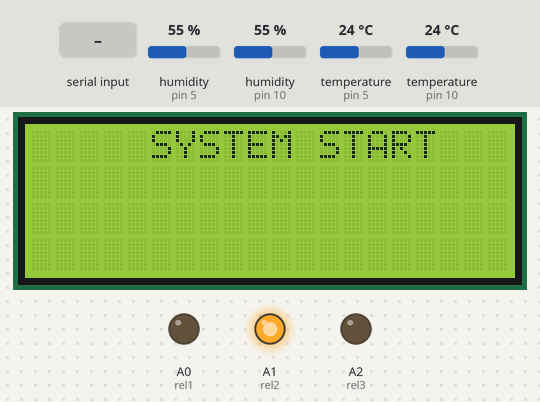
The sketch below on a simulated Arduino Uno, built with avr-gcc and run on an emulated ATmega328P. Shown: 20×4 character LCD, output pins drawn as LEDs (lit = HIGH). The test bench sets the inputs (shaded band); at power-on: humidity (sensors on pin 5, pin 10) 55 %, temperature (sensors on pin 5, pin 10) 24 °C. What the sketch prints to the serial monitor is not drawn.

Above: at 1.2 s.
1.3 s: "f1_on\n" received over Serial
At 2.3 s:
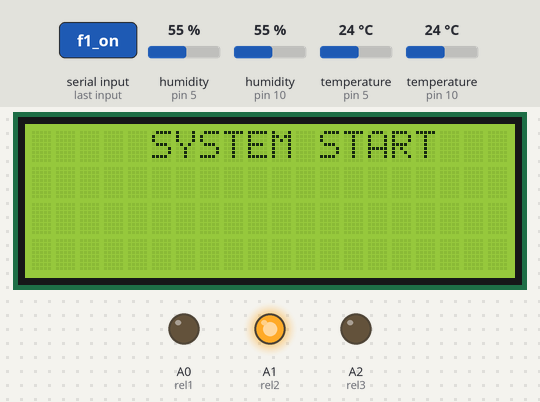
7.3 s: humidity (sensor on pin 5) set to 22 %
At 10.7 s:
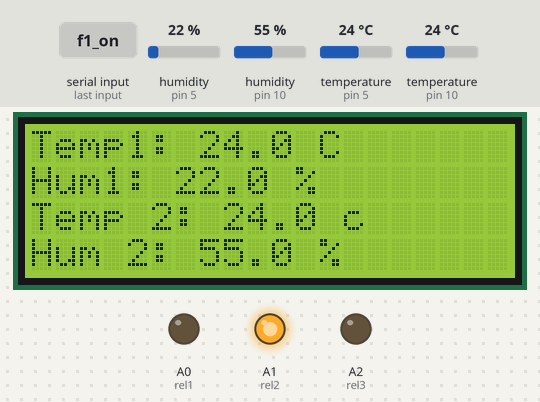
11.5 s: "f1_off\n" received over Serial
At 12.5 s:
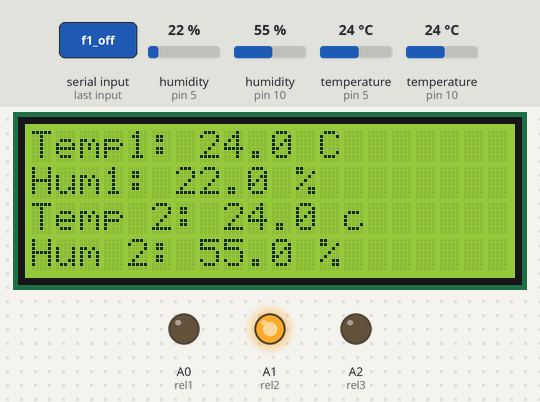
17.5 s: humidity (sensor on pin 10) set to 22 %
At 20.5 s:
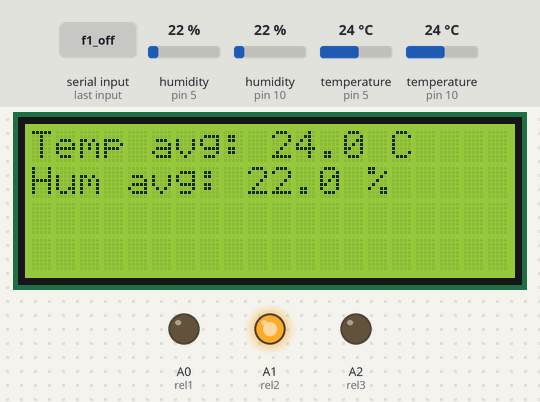
27.6 s: temperature (sensor on pin 5) set to 12 °C
At 30.9 s:
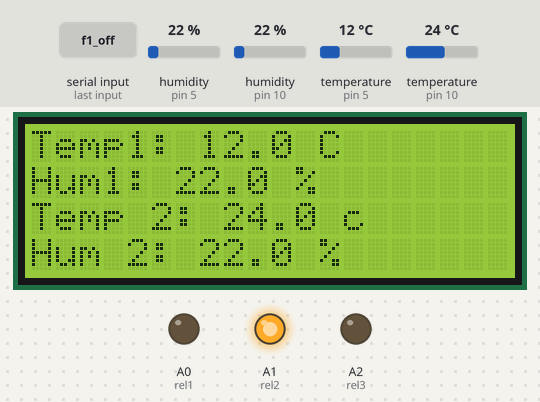
Timing chart, 0 to 32.4 s (numbered marks = the images above; inputs shaded):
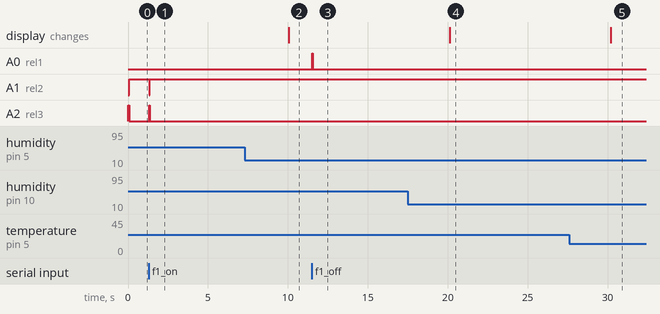

The sketch:

main2.ino
```cpp
#include <Wire.h>
#include <LiquidCrystal_I2C.h>
#include <Adafruit_Sensor.h>
#include <DHT.h>
#include <DHT_U.h>

#include <SoftwareSerial.h>

// ใช้ D2 (TX), D3 (RX) เป็น Serial เสมือน
SoftwareSerial espSerial(2, 3);  // TX, RX

bool hasPrintedStart = false; //time
unsigned long now = millis();
unsigned long heater_start_time; //time variable
const unsigned long heater_duration = 240UL * 60UL * 1000UL; // ul=min นาที (ค่า*60*1000 ms)

bool showDetail = true; //lcd
unsigned long lastLcdSwitchTime = 0;
const unsigned long lcdSwitchInterval = 10000; // 2 วินาที
bool hasPrintedEnd = false;

bool isReady = false; //heater ready

#define DHT1PIN 5
#define DHT2PIN 10
#define DHTTYPE DHT22
DHT dht1(DHT1PIN, DHTTYPE);
DHT dht2(DHT2PIN, DHTTYPE);

int rel1 = A0; //relFan 5 v
int rel2 = A1; // relFan 12v
int rel3 = A2; // heat

LiquidCrystal_I2C lcd(0x27, 20, 4);

void lcdshow(float temp1, float hum1,float temp2, float hum2,float temp, float hum);
void startTime();
void senddata(float temp1, float hum1,float temp2, float hum2,float temp, float hum);
void reloff();
void relopen();
void iot();


void setup() {
  Serial.begin(9600);
  Serial.println("START");

  dht1.begin();
  dht2.begin();

  pinMode(rel1, OUTPUT);
  pinMode(rel2, OUTPUT);
  pinMode(rel3, OUTPUT);

  // digitalWrite(rel1, HIGH);//relopen
  // digitalWrite(rel2, HIGH);
  // digitalWrite(rel3, LOW);

  digitalWrite(rel1, LOW);//relay on system off
  digitalWrite(rel2, LOW);
  digitalWrite(rel3, HIGH);

  lcd.begin();
  lcd.backlight();
  lcd.setCursor(5, 0); // ไปที่ตัวอักษรที่ 0 แถวที่ 1
  lcd.print("SYSTEM START");

  Serial.println("\ntest capteur DTH22");
  heater_start_time = millis();
}
enum DryingState {
  WAITING,      // ยังไม่เริ่ม
  PREHEAT,      // รออุณหภูมิ 20-40
  DRYING,       // อบ 40-50
  PAUSED,       // หยุดเพราะ temp > 50
  FINISHED      // ครบเวลา
};

DryingState state = WAITING;


void loop() {
  unsigned long now = millis();

  float temp1 = dht1.readTemperature();
  float hum1 = dht1.readHumidity();
  float temp2 = dht2.readTemperature();
  float hum2 = dht2.readHumidity();

  int x = 2;
  if (isnan(temp1) || isnan(hum1)) { temp1 = 0; hum1 = 0; x -= 1; }
  if (isnan(temp2) || isnan(hum2)) { temp2 = 0; hum2 = 0; x -= 1; }
  if (x == 0) x = 1;

  float temp = (temp1 + temp2) / x;
  float hum = (hum1 + hum2) / x;

  iot();
  senddata(temp1, hum1, temp2, hum2, temp, hum);

  switch (state) {
    case WAITING:
    case PREHEAT:
      if (temp >= 20 && temp < 40) {
        state = PREHEAT;
        digitalWrite(rel1, LOW);  // fan 12V Off correct
        digitalWrite(rel2, HIGH);
        digitalWrite(rel3, LOW);  // heater open
      // else if (temp >= 44 && temp <= 47) {//fanopen
      //   digitalWrite(rel1, HIGH);
      //   digitalWrite(rel2, HIGH);
      //   digitalWrite(rel3, LOW);  // heater ON
      } else if (temp >= 40 && temp <= 50) {
        state = DRYING;
        heater_start_time = millis(); // ⏱️ เริ่มจับเวลา
        digitalWrite(rel3, LOW);  //
        digitalWrite(rel2, HIGH);
        digitalWrite(rel3, LOW);  // heater ON
        Serial.println("Start Drying");
      }

      break;

    case DRYING:
      if ((temp > 40) && (temp < 50)) {
        // state = PAUSED;
        digitalWrite(rel3, LOW);
        digitalWrite(rel2, HIGH);
        digitalWrite(rel3, LOW);  // เปิดทุกอย่าง
        // Serial.println("Paused: Too Hot");
      if (temp >= 48){
          digitalWrite(rel1, HIGH);//fan open
          digitalWrite(rel2, HIGH);
          digitalWrite(rel3, LOW);
          if (temp >= 42){
              digitalWrite(rel1, LOW);//fan off
              digitalWrite(rel2, HIGH);
              digitalWrite(rel3, LOW);  // เปิดทุกอย่าง
            }
        }

      else{
        state = PAUSED;
      }


      } else if (now - heater_start_time >= heater_duration) {
        state = FINISHED;
        digitalWrite(rel1, LOW);
        digitalWrite(rel2, LOW);
        digitalWrite(rel3, HIGH);
        lcd.clear();
        lcd.setCursor(0, 0);
        lcd.print("Finishing Drying");
        delay(5000);
        Serial.println("END");
      } else {
        digitalWrite(rel1, HIGH);
        digitalWrite(rel2, HIGH);
        digitalWrite(rel3, LOW);  // ทำงานต่อ
      }
      break;

    case PAUSED:
      if (temp >= 50 ) {
        // state = DRYING;
        Serial.println("Resumed");
        digitalWrite(rel1, HIGH);
        digitalWrite(rel2, LOW);
        digitalWrite(rel3, HIGH);
      }
      else if (temp>=42){
        state = DRYING;
        digitalWrite(rel1, HIGH);

      }
      // } else {
      //   digitalWrite(rel1, LOW);
      //   digitalWrite(rel2, LOW);
      //   digitalWrite(rel3, HIGH);
      // }
      break;

    case FINISHED:
      // ไม่มีอะไรให้ทำ
      digitalWrite(rel1, LOW);
      digitalWrite(rel2, LOW);
      digitalWrite(rel3, HIGH);
      break;
  }

  if (millis() - lastLcdSwitchTime >= lcdSwitchInterval) {
    lcdshow(temp1, hum1, temp2, hum2, temp, hum);
    showDetail = !showDetail;
    lastLcdSwitchTime = millis();
  }
}

void startTime(){
  unsigned long now = millis();

  if (!hasPrintedStart && now >= 5000 && now <= 10000) {
    Serial.println("START");
    hasPrintedStart = true;
  }
}

void senddata(float temp1, float hum1, float temp2, float hum2, float temp, float hum) {
  // ตรวจสอบความถูกต้องก่อนส่ง
  // if (isnan(temp) || isnan(hum) || hum < 0 || hum > 100 || temp < 10 || temp > 80) {
  //   Serial.println("Invalid sensor data, not sending.");
  //   return;
  // }

  // ส่งค่า temp และ hum โดยตรงให้ ESP
  String data = String(temp, 1) + "," + String(hum, 1);

  espSerial.print(data);
  espSerial.print('\n');  // ส่งเฉพาะ \n แบบเดียวกับที่ ESP32 ใช้รับ

  Serial.println("Sent to ESP: " + data); // Debug
}


void lcdshow(float temp1, float hum1, float temp2, float hum2,float temp, float hum) {
  lcd.clear();

  if (showDetail) {
    lcd.setCursor(0, 0);
    lcd.print("Temp1: ");
    if (!isnan(temp1)) {
      lcd.print(temp1, 1);
      lcd.print(" C");
  } else {
    lcd.print("Error");
  }

    lcd.setCursor(0, 1);
    lcd.print("Hum1: ");
    if (!isnan(hum1)) {
     lcd.print(hum1, 1);
     lcd.print(" %");
    } else {
      lcd.print("Error");
    }

    lcd.setCursor(0, 2);
    lcd.print("Temp 2: ");
    if (!isnan(temp2)) {
      lcd.print(temp2, 1);
      lcd.print(" c");
    } else {
      lcd.print("Error");

    }

    lcd.setCursor(0, 3);
    lcd.print("Hum 2: ");
    if (!isnan(hum2)) {
      lcd.print(hum2, 1);
      lcd.print(" %");
   } else {
    lcd.print("Error");
   }

  }else {
    lcd.clear();
    lcd.setCursor(0, 0);
    lcd.print("Temp avg: ");
    if (!isnan(temp)) {
    lcd.print(temp, 1);
    lcd.print(" C");
  } else {
    lcd.print("Error");
  }

    lcd.setCursor(0, 1);
    lcd.print("Hum avg: ");
    if (!isnan(hum)) {
      lcd.print(hum, 1);
      lcd.print(" %");
    } else {
      lcd.print("Error");

   }
  }

}

void reloff(){

  digitalWrite(rel1, HIGH);
  digitalWrite(rel2, HIGH);
  digitalWrite(rel3, LOW);

}

void relopen(){

  digitalWrite(rel1, LOW);
  digitalWrite(rel2, LOW);
  digitalWrite(rel3, HIGH);

}

void iot() {

  while (Serial.available()) {
    String var = Serial.readStringUntil('\n');
    var.trim();
    Serial.println("Received: " + var);
    // if (cmd == "ON") {
    //   digitalWrite(LED_PIN, HIGH);
    // } else if (cmd == "OFF") {
    //   digitalWrite(LED_PIN, LOW);
    // }
    if (var == "f1_on" )  {
      relopen();
    }
    if (var == "f1_off") {
      reloff();
    }

  }
}
```

Measured:
- after the input at 1.3 s, A1 (rel2): HIGH → LOW at once, → HIGH 0.02 s later; A2 (rel3): LOW → HIGH at once, → LOW 0.02 s later
- after the input at 7.3 s, the display: changes after 2.8 s (image 2)
- after the input at 11.5 s, A0 (rel1): LOW → HIGH at once, → LOW 0.02 s later
- after the input at 17.5 s, the display: changes after 2.6 s (image 4)
- after the input at 27.6 s, the display: changes after 2.6 s (image 5)
